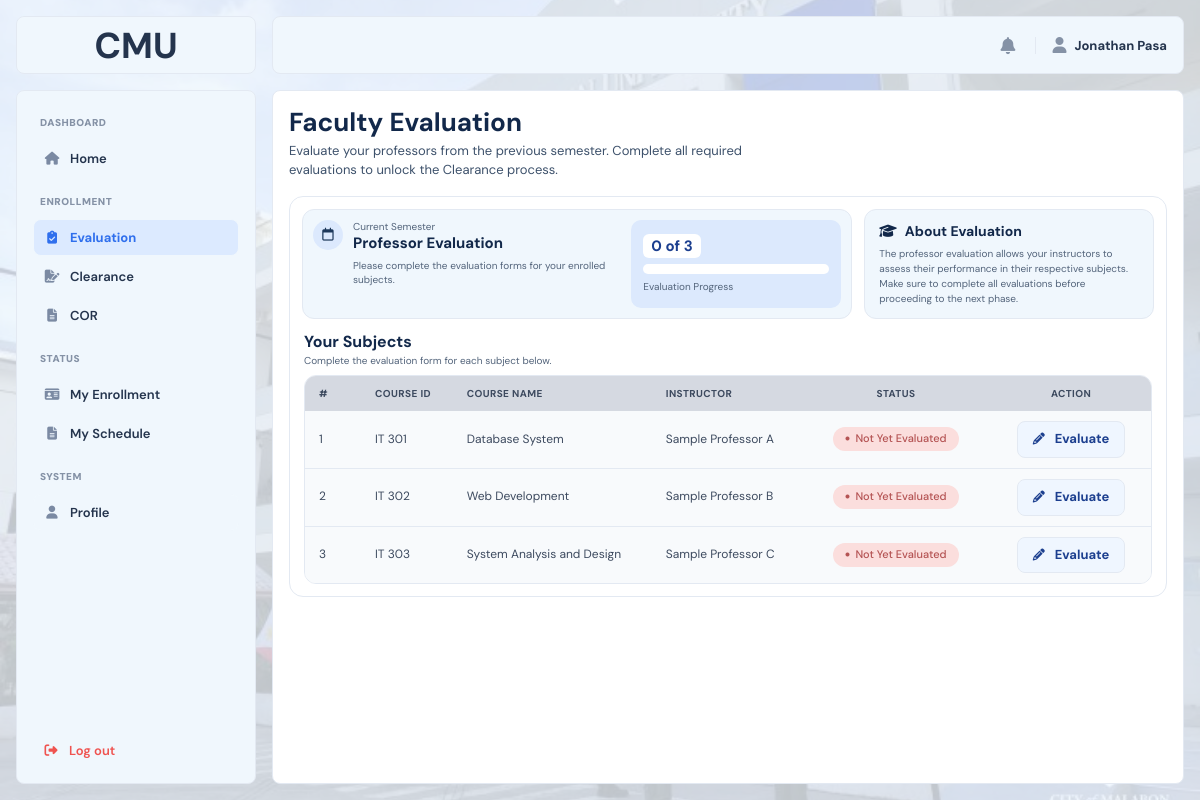
The page /?page=faculty_evaluation (signed in) on the database its author committed.
### tables this page shows
CREATE TABLE `course_offerings` (
  `offering_id` int(10) UNSIGNED NOT NULL,
  `course_id` int(10) UNSIGNED NOT NULL,
  `program` varchar(100) NOT NULL,
  `year_level` int(11) NOT NULL,
  `section` varchar(50) NOT NULL,
  `semester` varchar(50) NOT NULL,
  `school_year` varchar(20) NOT NULL,
  `instructor_name` varchar(150) DEFAULT NULL,
  `created_at` datetime NOT NULL DEFAULT current_timestamp(),
  `updated_at` datetime NOT NULL DEFAULT current_timestamp() ON UPDATE current_timestamp()
);

CREATE TABLE `courses` (
  `course_id` int(10) UNSIGNED NOT NULL,
  `course_code` varchar(50) NOT NULL,
  `course_name` varchar(150) NOT NULL,
  `units` int(11) NOT NULL DEFAULT 3,
  `is_active` tinyint(1) NOT NULL DEFAULT 1,
  `created_at` datetime NOT NULL DEFAULT current_timestamp(),
  `updated_at` datetime NOT NULL DEFAULT current_timestamp() ON UPDATE current_timestamp()
);

### index.php (called while the page is built, shortened)
<?php
$pages = [
    'home_main' => 'main/home_main.php',
    'course_offering' => 'main/course_offering.php',
    'faculty_evaluation' => 'main/faculty_evaluation.php',
    'evaluation_form' => 'main/evaluation_form.php',
    'clearance_main' => 'main/clearance_main.php',
    'cor' => 'main/cor.php',
    'my_enrollment' => 'main/my_enrollment.php',
    'profile' => 'main/profile.php',
    'admin_home' => 'admin/admin_home.php',
    'enrollment_period' => 'admin/enrollment_period.php',
    'student_enrollment' => 'admin/student_enrollment.php',
    'clearance_submissions' => 'admin/clearance_submissions.php',
    'cor_submissions' => 'admin/cor_submissions.php',
    'course_offerings' => 'admin/course_offerings.php',
    'course_management' => 'admin/course_management.php',
    'student_management' => 'admin/student_management.php',
    'login' => 'auth/login.php',
    'forget' => 'auth/forget.php',
    'verification' => 'auth/verification.php',
    'reset' => 'auth/reset.php',
    'set_password' => 'auth/set_password.php',
    'error404' => 'error/error404.php',
    'maintenance' => 'error/maintenance.php',
    'sample' => 'sample.php',
];
$page = $_GET['page'] ?? 'login';
require FRONTEND_PATH . '/pages/' . $pages[$page];

### backend/helpers/evaluation_completion.php (called while the page is built, shortened)
<?php
function evaluationPreviousTerm(string $semester, string $schoolYear): array
{
    if (!preg_match('/^(\d{4})\s*-\s*(\d{4})$/', trim($schoolYear), $m)) {
        throw new RuntimeException('Invalid enrollment school year.');
    }
    $start = (int) $m[1];
    $end = (int) $m[2];
    $separator = preg_match('/\s-\s/', $schoolYear) ? ' - ' : '-';
    return match ($semester) {
        '1st Semester' => ['2nd Semester', ($start - 1) . $separator . $start],
        '2nd Semester' => ['1st Semester', $start . $separator . $end],
        'Summer' => ['2nd Semester', $start . $separator . $end],
        default => throw new RuntimeException('Invalid enrollment semester.'),
    };
}

### frontend/pages/main/faculty_evaluation.php (the view, shortened to what this page needs)
<?php
require_once dirname(__DIR__, 3) . '/backend/bootstrap.php';
require_once dirname(__DIR__, 3) . '/backend/helpers/evaluation_completion.php';
$studentId = $_SESSION['student_id'] ?? null;
$settingsQuery = $conn->query("
    SELECT semester, school_year
    FROM system_settings
    WHERE setting_id = 1
    LIMIT 1
");
$settings = $settingsQuery->fetch_assoc();
$semester = $settings['semester'] ?? '';
$schoolYear = $settings['school_year'] ?? '';
try {
    [$previousSemester, $previousSchoolYear] = evaluationPreviousTerm($semester, $schoolYear);
} catch (RuntimeException $e) {
    $previousSemester = '';
    $previousSchoolYear = '';
}
$sql = "
    SELECT
        co.offering_id AS id,
        c.course_code AS code,
        c.course_name AS name,
        co.instructor_name AS instructor,
        CASE
            WHEN pe.evaluation_id IS NOT NULL
            THEN 1
            ELSE 0
        END AS evaluated
    FROM student_course_enrollments sce
    INNER JOIN course_offerings co
        ON sce.offering_id = co.offering_id
    INNER JOIN courses c
        ON co.course_id = c.course_id
    LEFT JOIN professor_evaluations pe
        ON pe.offering_id = co.offering_id
        AND pe.student_id = sce.student_id
    WHERE sce.student_id = ?
      AND co.semester = ?
      AND co.school_year = ?
    ORDER BY c.course_code ASC
";
$stmt = $conn->prepare($sql);
$stmt->bind_param("iss", $studentId, $previousSemester, $previousSchoolYear);
$stmt->execute();
$result = $stmt->get_result();
$subjects = [];
while ($row = $result->fetch_assoc()) {
    $hasInstructor = !empty(
        trim($row['instructor'] ?? '')
    );
    $subjects[] = [
        'id' => (int) $row['id'],
        'code' => $row['code'],
        'name' => $row['name'],
        'instructor' => $hasInstructor
            ? $row['instructor']
            : 'Awaiting Faculty Assignment',
        'has_instructor' => $hasInstructor,
        'evaluated' => (bool) $row['evaluated']
    ];
}
$totalSubjects = count($subjects);
$evaluatedCount = count(
    array_filter(
        $subjects,
        fn($subject) => $subject['evaluated']
    )
);
$progressPercent = $totalSubjects > 0
    ? round(($evaluatedCount / $totalSubjects) * 100)
    : 0;
?>
<!DOCTYPE html>
<html lang="en">
<head>
    <link rel="stylesheet" href="<?= BASE_URL ?>frontend/assets/css/main.css">
    <link rel="stylesheet" href="<?= BASE_URL ?>frontend/assets/css/student.css">
    <link rel="stylesheet"
          href="https://cdnjs.cloudflare.com/ajax/libs/font-awesome/6.5.2/css/all.min.css">
</head>
<body>
<div class="layout">
    <div class="imglogo">
        <span>CMU</span>
    </div>
    <?php require FRONTEND_PATH . 'includes/sidebar.php'; ?>
    <div class="overlay" id="overlay"></div>
    <div class="main">
        <?php require FRONTEND_PATH . 'includes/topbar.php'; ?>
        <div class="content">
            <section class="page-heading">
                <h1>Faculty Evaluation</h1>
                <p>
                    Evaluate your professors from the previous semester. Complete all required evaluations to unlock the Clearance process.
                </p>
            </section>
            <section class="co-card">
                <div class="ev-summary">
                    <div class="ev-phase">
                        <div class="ev-phase-info">
                            <span class="co-icon"><i class="fa-regular fa-calendar"></i></span>
                            <div>
                                <small>Current Semester</small>
                                <h2>Professor Evaluation</h2>
                                <p>Please complete the evaluation forms for your enrolled subjects.</p>
                            </div>
                        </div>
                        <div class="ev-progress">
                            <strong><?= e($evaluatedCount) ?> of <?= e($totalSubjects) ?></strong>
                            <div class="ev-progress-bar"
                                 role="progressbar"
                                 aria-valuemin="0"
                                 aria-valuemax="100"
                                 aria-valuenow="<?= e($progressPercent) ?>">
                            </div>
                            <span>Evaluation Progress</span>
                        </div>
                    </div>
                    <div class="ev-about">
                        <h2>
                            <i class="fa-solid fa-graduation-cap"></i>
                            About Evaluation
                        </h2>
                        <p>
                            The professor evaluation allows your instructors to assess their
                            performance in their respective subjects. Make sure to complete all
                            evaluations before proceeding to the next phase.
                        </p>
                    </div>
                </div>
                <div class="ev-subjects">
                    <div class="ev-subjects-head">
                        <h2>Your Subjects</h2>
                        <p>Complete the evaluation form for each subject below.</p>
                    </div>
                    <div class="co-table-wrap">
                        <table class="co-table ev-table">
                            <thead>
                                <tr>
                                    <th class="col-num">#</th>
                                    <th>Course ID</th>
                                    <th>Course Name</th>
                                    <th>Instructor</th>
                                    <th class="col-status">Status</th>
                                    <th class="col-action">Action</th>
                                </tr>
                            </thead>
                            <tbody>
                                <?php if (empty($subjects)): ?>
                                    <tr>
                                        <td colspan="6" class="co-empty">
                                            There are no subjects to evaluate yet.
                                        </td>
                                    </tr>
                                <?php else: ?>
                                    <?php foreach ($subjects as $i => $subject): ?>
                                        <tr>
                                            <td class="col-num"><?= $i + 1 ?></td>
                                            <td><?= e($subject['code']) ?></td>
                                            <td><?= e($subject['name']) ?></td>
                                            <td><?= e($subject['instructor']) ?></td>
                                            <td class="col-status">
                                                <?php if (!$subject['has_instructor']): ?>
                                                    <span class="eval-badge eval-pending">
                                                        <i class="fa-solid fa-clock"></i>
                                                        Awaiting Faculty Assignment
                                                    </span>
                                                <?php else: ?>
                                                    <span class="eval-badge eval-pending">
                                                        <i class="fa-solid fa-circle"></i>
                                                        Not Yet Evaluated
                                                    </span>
                                                <?php endif; ?>
                                            </td>
                                        <td class="col-action">
                                            <?php if (!$subject['has_instructor']): ?>
                                                <span class="eval-button"
                                                    style="opacity: 0.5; cursor: not-allowed;">
                                                    Awaiting Assignment
                                                </span>
                                            <?php else: ?>
                                                <a
                                                    href="<?= BASE_URL ?>?page=evaluation_form&amp;course=<?= (int)$subject['id'] ?>"
                                                    class="eval-button"
                                                >
                                                    <i class="fa-solid fa-pencil"></i>
                                                    Evaluate
                                                </a>
                                            <?php endif; ?>
                                        </td>
                                        </tr>
                                    <?php endforeach; ?>
                                <?php endif; ?>
                            </tbody>
                        </table>
                    </div>
                </div>
            </section>
        </div>
    </div>
</div>
</body>
</html>

### frontend/assets/css/main.css (style rules this page uses)
:root { --graystuble: #F8FAFC; --bluesubtle: #F0F7FD; --primary: #2f6fed; --primary-dark: #1c3f8f; --text: #24344d; --muted: #8592a6; --panel: #fbfcfe; --white: #ffffff; --border: #e3e9f2; --chip-bg: #eef1f6; --chip-color: #5b6b85; --blue: #2f6fed; --blue-bg: #dce9fd; --light-blue: #f8fafc; --lightest-blue: #eff6ff; --green: #2fb872; --green-bg: #d9f3e4; --orange: #f0a021; --orange-bg: #fcecc9; --danger: #ef5350; --danger-bg: #fbdedd; --table-head-bg: #1e293f; --table-head-text: #ffffff; --tips-grad-start: #1c3f8f; --tips-grad-end: #2f6fed; --tips-icon-bg: rgba(255, 255, 255, 0.2); --tips-text: rgba(255, 255, 255, 0.9); --teal: #0f9aa0; --teal-bg: #d7f1f2; --radius-sm: 8px; --radius-md: 14px; --sidebar-w: 240px; }
* { box-sizing: border-box; }
html, body { margin: 0; padding: 0; min-height: 100%; }
body { background-image: url('../img/cmu.png'); background-size: cover; background-position: center; background-repeat: no-repeat; font-family: "DM Sans", sans-serif; color: var(--text); overflow-x: hidden; }
a { color: inherit; text-decoration: none; }
.layout { display: grid; grid-template-columns: 240px minmax(0, 1fr); grid-template-rows: 58px minmax(0, 1fr); gap: 16px; width: 100%; min-height: 100vh; background: rgb(240, 247, 253, 0.8); padding: 16px; }
.imglogo { grid-column: 1; grid-row: 1; display: flex; align-items: center; justify-content: center; padding: 16px; background: var(--bluesubtle); border: 1px solid var(--border); border-radius: var(--radius-sm); }
.imglogo span { font-size: 36px; font-weight: 700; }
.main { grid-column: 2; grid-row: 1 / 3; display: grid; grid-template-rows: 58px minmax(0, 1fr); gap: 16px; min-width: 0; min-height: 0; background: transparent; }
.content { width: 100%; min-width: 0; min-height: 0; padding: 16px; background: var(--bluesubtle); border: 1px solid var(--border); border-radius: var(--radius-sm); overflow-y: auto; }
.content { display: flex; flex-direction: column; gap: 16px; width: 100%; min-width: 0; min-height: 0; padding: 16px; background: var(--white); border: 1px solid var(--border); border-radius: var(--radius-sm); overflow-y: auto; }
@media (min-width: 769px) { .layout > .imglogo { position: fixed; top: 16px; left: 16px; width: var(--sidebar-w, 240px); height: 58px; z-index: 31; } }

### rows shown on the page
course_offerings: course.course_code "IT 301", course.course_name "Database System", instructor_name "Sample Professor A"
course_offerings: course.course_code "IT 302", course.course_name "Web Development", instructor_name "Sample Professor B"
course_offerings: course.course_code "IT 303", course.course_name "System Analysis and Design", instructor_name "Sample Professor C"

### other values the page prints
$section['title'] "ENROLLMENT"
$item['label'] "Evaluation"
$item['label'] "Clearance"
$item['label'] "COR"
$section['title'] "STATUS"
$item['label'] "My Enrollment"
$item['label'] "My Schedule"
$section['title'] "SYSTEM"
$item['label'] "Profile"
$userName "Jonathan Pasa"
$evaluatedCount "0"
$totalSubjects "3"
